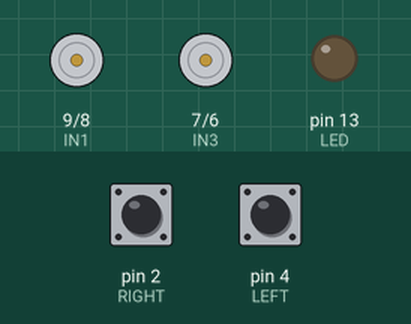
Bench run of a sketch on a simulated Arduino Uno, built with avr-gcc and run on an emulated ATmega328P. Parts: motor-driver pin pairs drawn as motors (green arrow = first pin HIGH = forward, orange = second pin HIGH = backward, longer = more drive, scaled by the enable pin), output pins drawn as LEDs (lit = HIGH). The inputs (shaded band) are chosen by the test bench; at power-on: pin 2 (RIGHT) HIGH, pin 4 (LEFT) HIGH.

Above: at 1.2 s.
1.3 s: pin 2 (RIGHT) pulled LOW for 0.15 s
At 1.37 s:
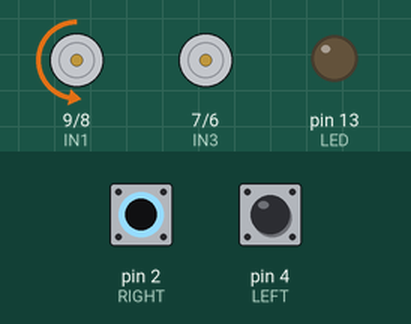
2.9 s: pin 4 (LEFT) pulled LOW for 0.15 s
At 2.97 s:
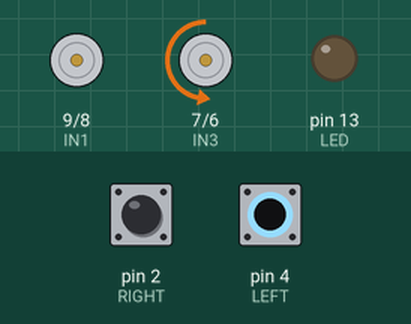
4.5 s: pin 4 (LEFT) pulled LOW for 3.2 s
At 8.9 s:
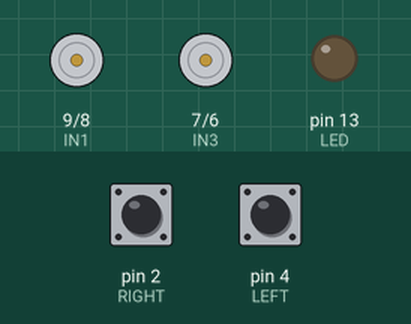
9.2 s: pin 2 (RIGHT) pulled LOW for 3.2 s
At 10.0 s:
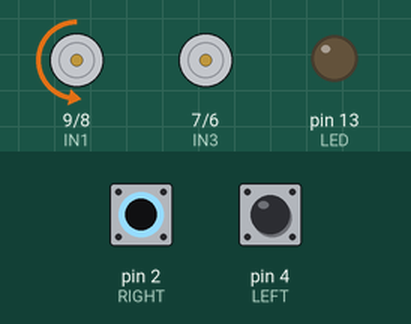
13.9 s: pin 2 (RIGHT) driven LOW and pin 4 (LEFT) driven LOW
At 14.8 s:
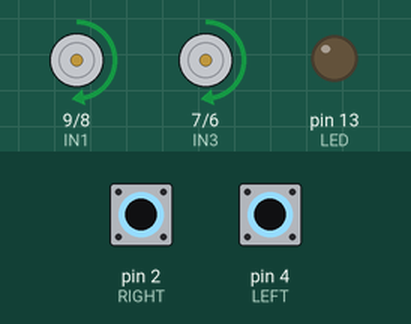
Timing chart, 0 to 16.4 s (numbered marks = the images above; inputs shaded):
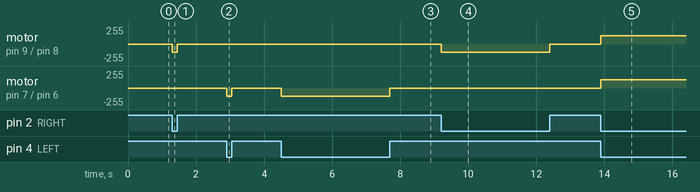

Measured:
- after the input at 1.3 s, motor on pin 9 (IN1) / pin 8 (IN2): stopped → backward 127/255 at once, → stopped 0.15 s later
- after the input at 2.9 s, motor on pin 7 (IN3) / pin 6 (IN4): stopped → backward 127/255 at once, → stopped 0.15 s later
- after the input at 4.5 s, motor on pin 7 (IN3) / pin 6 (IN4): stopped → backward 127/255 at once, → stopped 3.2 s later
- after the input at 9.2 s, motor on pin 9 (IN1) / pin 8 (IN2): stopped → backward 127/255 at once, → stopped 3.2 s later
- after the input at 13.9 s, motor on pin 9 (IN1) / pin 8 (IN2), motor on pin 7 (IN3) / pin 6 (IN4): stopped → forward 127/255 at once

The sketch:

MotorTest.ino
```cpp
/*
  Robot Car Motor Test
*/

#define LED LED_BUILTIN

// IR proximity sensors (active low)
#define LEFT  4
#define RIGHT 2

// L298N motor controller
#define ENA 10  // left motor
#define IN1 9
#define IN2 8
#define ENB 5 // right motor
#define IN3 7
#define IN4 6

#define FASTEST  255
#define FAST  254
#define SLOW  (FAST/2)
#define STOP  0
#define DEFAULT_SPEED SLOW

#define DIR_STOP  0
#define DIR_FORWARD  1
#define DIR_LEFT  2
#define DIR_RIGHT 3
#define DIR_BACK  4
#define DIR_CW  5
#define DIR_CCW 6

// the setup function runs once when you press reset or power the board
void setup() {
  // initialize digital pin LED_BUILTIN as an output.
  pinMode(LED, OUTPUT);

  pinMode(LEFT, INPUT);
  pinMode(RIGHT, INPUT);

  pinMode(ENA, OUTPUT);
  pinMode(IN1, OUTPUT);
  pinMode(IN2, OUTPUT);

  pinMode(ENB, OUTPUT);
  pinMode(IN3, OUTPUT);
  pinMode(IN4, OUTPUT);
}

void runMotors(int dir, int spd) {
  switch (dir) {
    case DIR_BACK:
     digitalWrite(IN1, HIGH);
     digitalWrite(IN2, LOW);
     digitalWrite(IN3, HIGH);
     digitalWrite(IN4, LOW);
     break;
    case DIR_FORWARD:
     digitalWrite(IN1, LOW);
     digitalWrite(IN2, HIGH);
     digitalWrite(IN3, LOW);
     digitalWrite(IN4, HIGH);
     break;
    case DIR_CW:
     digitalWrite(IN1, LOW);
     digitalWrite(IN2, HIGH);
     digitalWrite(IN3, HIGH);
     digitalWrite(IN4, LOW);
     break;
    case DIR_RIGHT:
      digitalWrite(IN1, LOW);
      digitalWrite(IN2, HIGH);
      digitalWrite(IN3, LOW);
      digitalWrite(IN4, LOW);
      break;
    case DIR_CCW:
     digitalWrite(IN1, HIGH);
     digitalWrite(IN2, LOW);
     digitalWrite(IN3, LOW);
     digitalWrite(IN4, HIGH);
     break;
    case DIR_LEFT:
      digitalWrite(IN1, LOW);
      digitalWrite(IN2, LOW);
      digitalWrite(IN3, LOW);
      digitalWrite(IN4, HIGH);
      break;
    case DIR_STOP:
     digitalWrite(IN1, LOW);
     digitalWrite(IN2, LOW);
     digitalWrite(IN3, LOW);
     digitalWrite(IN4, LOW);
     break;
  }
  if (spd == FASTEST) {
    digitalWrite(ENA, HIGH);
    digitalWrite(ENB, HIGH);
  }
  else {
    analogWrite(ENB, spd);
    analogWrite(ENA, spd);
  }
}

// the loop function runs over and over again forever
void loop() {
  int dir;

  // proximity sensors are LOW when triggered

  bool right = !digitalRead(RIGHT);
  bool left = !digitalRead(LEFT);


  if (left && right) dir = DIR_BACK;  // both sensors triggered
  else if (left) dir = DIR_LEFT;
  else if (right) dir = DIR_RIGHT;
  else dir = DIR_STOP;
  runMotors(dir, DEFAULT_SPEED);
}
```
